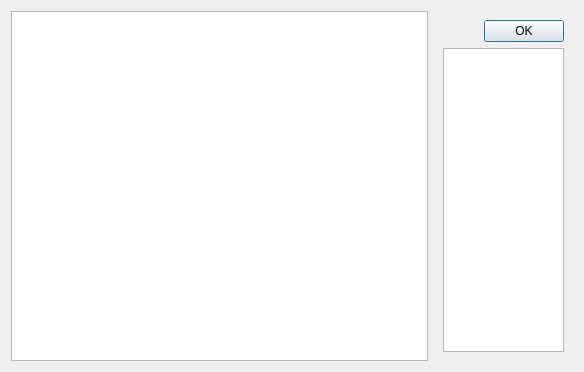
<?xml version="1.0" encoding="UTF-8"?>
<ui version="4.0">
 <class>DataVisualizer</class>
 <widget class="QDialog" name="DataVisualizer">
  <property name="geometry">
   <rect>
    <x>0</x>
    <y>0</y>
    <width>584</width>
    <height>372</height>
   </rect>
  </property>
  <property name="windowTitle">
   <string>BinGrok :: Data Visualizer</string>
  </property>
  <layout class="QHBoxLayout" name="horizontalLayout">
   <item>
    <widget class="QTextEdit" name="text_display">
     <property name="sizePolicy">
      <sizepolicy hsizetype="Expanding" vsizetype="Expanding">
       <horstretch>3</horstretch>
       <verstretch>0</verstretch>
      </sizepolicy>
     </property>
    </widget>
   </item>
   <item>
    <widget class="QWidget" name="right_panel" native="true">
     <property name="sizePolicy">
      <sizepolicy hsizetype="Preferred" vsizetype="Preferred">
       <horstretch>1</horstretch>
       <verstretch>0</verstretch>
      </sizepolicy>
     </property>
     <layout class="QVBoxLayout" name="verticalLayout_2">
      <item alignment="Qt::AlignRight">
       <widget class="QDialogButtonBox" name="buttonBox">
        <property name="orientation">
         <enum>Qt::Vertical</enum>
        </property>
        <property name="standardButtons">
         <set>QDialogButtonBox::Ok</set>
        </property>
       </widget>
      </item>
      <item>
       <widget class="QPlainTextEdit" name="status_panel">
        <property name="sizePolicy">
         <sizepolicy hsizetype="Preferred" vsizetype="Expanding">
          <horstretch>0</horstretch>
          <verstretch>1</verstretch>
         </sizepolicy>
        </property>
        <property name="minimumSize">
         <size>
          <width>0</width>
          <height>0</height>
         </size>
        </property>
        <property name="focusPolicy">
         <enum>Qt::NoFocus</enum>
        </property>
        <property name="contextMenuPolicy">
         <enum>Qt::NoContextMenu</enum>
        </property>
        <property name="acceptDrops">
         <bool>false</bool>
        </property>
        <property name="autoFillBackground">
         <bool>false</bool>
        </property>
        <property name="textInteractionFlags">
         <set>Qt::TextSelectableByKeyboard|Qt::TextSelectableByMouse</set>
        </property>
       </widget>
      </item>
     </layout>
    </widget>
   </item>
  </layout>
 </widget>
 <resources/>
 <connections/>
</ui>
